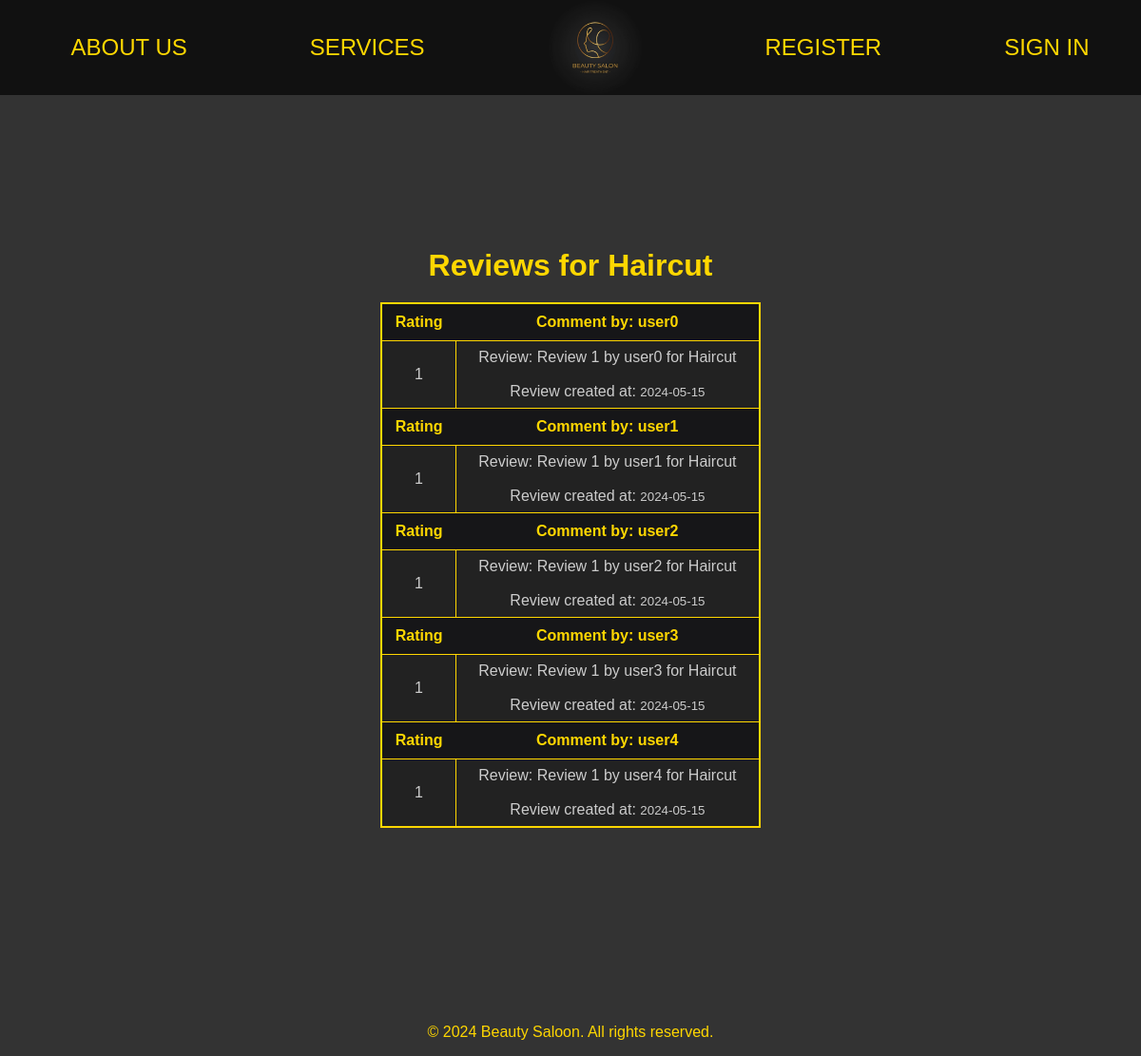
/reviews/1/, run on the app's committed database.
### booking/models.py (models this page shows, shortened)
class Service(models.Model):
    name = models.CharField(max_length=100)
    description = models.TextField()
    duration = models.DurationField()
    price = models.DecimalField(max_digits=6, decimal_places=2)

class Review(models.Model):
    booking = models.ForeignKey(Booking, on_delete=models.CASCADE)
    rating = models.IntegerField(default=1, choices=[(i, i) for i in range(1, 6)])
    comment = models.TextField()
    created_at = models.DateTimeField(auto_now_add=True)

class Booking(models.Model):
    customer = models.ForeignKey(Customer, on_delete=models.CASCADE)
    service = models.ForeignKey(Service, on_delete=models.CASCADE)
    service_provider = models.ForeignKey(ServiceProvider, on_delete=models.CASCADE)
    appointment_datetime = models.DateTimeField(
        default=timezone.now)  # TODO удалить default при релизе, нужен для заполнения бд командой
    created_at = models.DateTimeField(default=timezone.now)

class BaseProfile(models.Model):
    user = models.OneToOneField(User, on_delete=models.CASCADE)
    phone = models.CharField(max_length=20)
    birth_date = models.DateField(null=True, blank=True)
    class Meta:
        abstract = True

class Customer(BaseProfile):
    pass

### booking/views/review.py (the view)
# urls.py: path('reviews/<int:service_id>/', service_reviews, name='service_reviews'),
def service_reviews(request, service_id):
    service = get_object_or_404(Service, id=service_id)
    reviews = Review.objects.filter(booking__service=service).select_related('booking', 'booking__customer')
    return render(request, 'reviews.html', {'service': service, 'reviews': reviews})

### booking/templates/reviews.html
{% extends 'base.html' %}
{% block content %}
<div class="reviews-container">
    <h1>Reviews for {{ service.name }}</h1>
    <table>
        {% for review in reviews %}
        <tr>
            <th>Rating</th>
            <th><strong>Comment by: {{ review.booking.customer.user.username }}</strong><br></th>
        </tr>
        <tr>
            <td>{{ review.rating }}</td>
            <td>
                Review: {{ review.comment }}<br><br>
                Review created at: <small>{{ review.created_at|date:"Y-m-d" }}</small>
            </td>
        </tr>
        {% empty %}
            <h3>No reviews available.</h3>
        {% endfor %}
    </table>
</div>
{% endblock %}

### booking/static/css/style.css (style rules this page uses)
body { margin: 0; font-family: 'Fira Sans', sans-serif; background-color: #333; color: #ccc; }
.reviews-container { width: 50%; margin: 20px auto; text-align: center; background-color: #333; color: #ccc; padding: 20px; }
.reviews-container table { width: 100%; margin: auto; border-collapse: collapse; border: 2px solid gold; }
.reviews-container th { text-align: center; border-bottom: 1px solid gold; padding: 10px; background-color: #161618; color: gold; }
.reviews-container td { padding: 8px; text-align: center; border: 1px solid gold; background-color: #222; }
.reviews-container h1 { margin-bottom: 20px; color: gold; }

### data on the page
Service: name "Haircut"
Review: booking.customer.user.username "user0", rating "1", comment "Review 1 by user0 for Haircut", created_at "2024-05-15"
Review: booking.customer.user.username "user1", rating "1", comment "Review 1 by user1 for Haircut", created_at "2024-05-15"
Review: booking.customer.user.username "user2", rating "1", comment "Review 1 by user2 for Haircut", created_at "2024-05-15"
Review: booking.customer.user.username "user3", rating "1", comment "Review 1 by user3 for Haircut", created_at "2024-05-15"
Review: booking.customer.user.username "user4", rating "1", comment "Review 1 by user4 for Haircut", created_at "2024-05-15"
